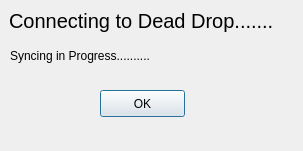
<?xml version="1.0" encoding="UTF-8"?>
<ui version="4.0">
 <class>connecting</class>
 <widget class="QDialog" name="connecting">
  <property name="geometry">
   <rect>
    <x>0</x>
    <y>0</y>
    <width>303</width>
    <height>151</height>
   </rect>
  </property>
  <property name="sizePolicy">
   <sizepolicy hsizetype="Fixed" vsizetype="Fixed">
    <horstretch>0</horstretch>
    <verstretch>0</verstretch>
   </sizepolicy>
  </property>
  <property name="windowTitle">
   <string>Dialog</string>
  </property>
  <widget class="QLabel" name="label">
   <property name="geometry">
    <rect>
     <x>9</x>
     <y>9</y>
     <width>265</width>
     <height>23</height>
    </rect>
   </property>
   <property name="sizePolicy">
    <sizepolicy hsizetype="Expanding" vsizetype="Expanding">
     <horstretch>0</horstretch>
     <verstretch>0</verstretch>
    </sizepolicy>
   </property>
   <property name="font">
    <font>
     <pointsize>15</pointsize>
    </font>
   </property>
   <property name="text">
    <string>Connecting to Dead Drop.......</string>
   </property>
  </widget>
  <widget class="QPushButton" name="okbutton">
   <property name="geometry">
    <rect>
     <x>100</x>
     <y>90</y>
     <width>85</width>
     <height>27</height>
    </rect>
   </property>
   <property name="sizePolicy">
    <sizepolicy hsizetype="Expanding" vsizetype="Fixed">
     <horstretch>0</horstretch>
     <verstretch>0</verstretch>
    </sizepolicy>
   </property>
   <property name="text">
    <string>OK</string>
   </property>
  </widget>
  <widget class="QLabel" name="label_2">
   <property name="geometry">
    <rect>
     <x>10</x>
     <y>40</y>
     <width>261</width>
     <height>31</height>
    </rect>
   </property>
   <property name="text">
    <string>Syncing in Progress..........</string>
   </property>
  </widget>
 </widget>
 <resources/>
 <connections/>
</ui>
